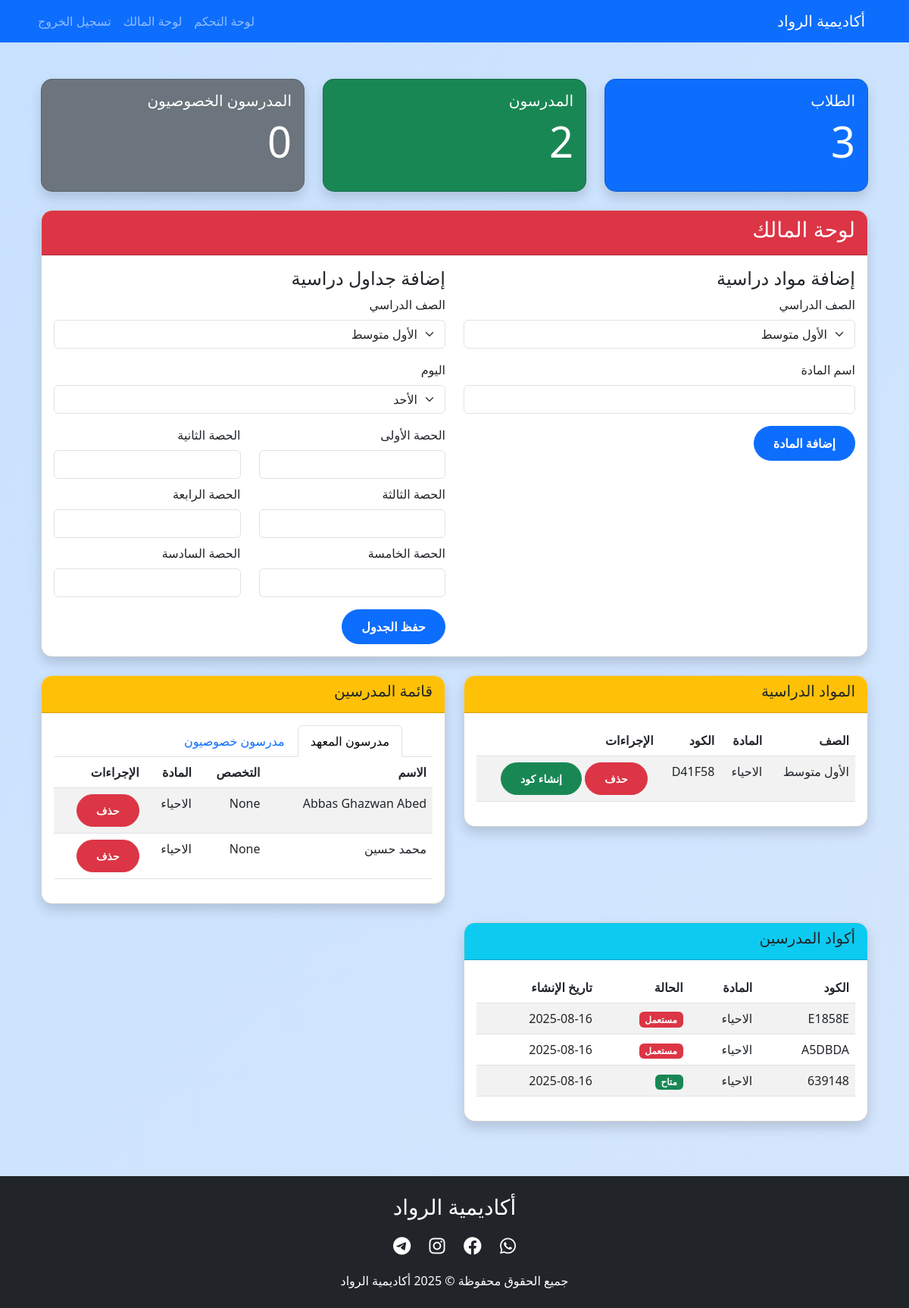
Screenshot of /owner (signed in) with the database file from the repository.
### app.py (models this page shows, shortened)
class Subject(db.Model):
    id = db.Column(db.Integer, primary_key=True)
    class_level = db.Column(db.String(50), nullable=False)
    name = db.Column(db.String(100), nullable=False)
    code = db.Column(db.String(20), unique=True, nullable=False, default='')

class User(UserMixin, db.Model):
    id = db.Column(db.Integer, primary_key=True)
    first_name = db.Column(db.String(50), nullable=False)
    last_name = db.Column(db.String(50), nullable=False)
    email = db.Column(db.String(100), unique=True, nullable=False)
    username = db.Column(db.String(50), unique=True, nullable=False)
    password_hash = db.Column(db.String(128), nullable=False)
    user_type = db.Column(db.String(20), nullable=False)
    student_class = db.Column(db.String(50))
    specialization = db.Column(db.String(100))
    hourly_rate = db.Column(db.Float)
    rating = db.Column(db.Float, default=0.0)
    rating_count = db.Column(db.Integer, default=0)
    bio = db.Column(db.Text)
    image = db.Column(db.String(100))
    subject_id = db.Column(db.Integer, db.ForeignKey('subject.id'))
    subject = db.relationship('Subject', backref=db.backref('teachers', lazy=True))

class TeacherCode(db.Model):
    id = db.Column(db.Integer, primary_key=True)
    code = db.Column(db.String(20), unique=True, nullable=False)
    subject_id = db.Column(db.Integer, db.ForeignKey('subject.id'), nullable=False)
    created_at = db.Column(db.DateTime, default=lambda: datetime.now(timezone.utc))
    used = db.Column(db.Boolean, default=False)
    subject = db.relationship('Subject', backref=db.backref('codes', lazy=True))

### app.py (the view, shortened to what this page needs)
@app.route('/owner', methods=['GET', 'POST'])
@login_required
def owner_panel():
    if current_user.user_type != 'owner':
        flash('غير مصرح بالدخول لهذه الصفحة', 'danger')
        return redirect(url_for('dashboard'))
    subject_form = SubjectForm()
    schedule_form = ScheduleForm()
    total_students = User.query.filter_by(user_type='student').count()
    total_teachers = User.query.filter_by(user_type='teacher').count()
    total_tutors = User.query.filter_by(user_type='tutor').count()
    teachers = User.query.filter_by(user_type='teacher').all()
    tutors = User.query.filter_by(user_type='tutor').all()
    subjects = Subject.query.all()
    schedules = Schedule.query.all()
    teacher_codes = TeacherCode.query.all()
    return render_template('owner.html',
                         subject_form=subject_form,
                         schedule_form=schedule_form,
                         teachers=teachers,
                         tutors=tutors,
                         subjects=subjects,
                         schedules=schedules,
                         teacher_codes=teacher_codes,
                         total_students=total_students,
                         total_teachers=total_teachers,
                         total_tutors=total_tutors)

### templates/owner.html (shortened to what this page needs)
{% extends "base.html" %}
{% block content %}
<div class="container mt-5">
    <div class="row mb-4">
        <div class="col-md-4">
            <div class="card bg-primary text-white shadow">
                <div class="card-body">
                    <h5 class="card-title">الطلاب</h5>
                    <p class="display-4">{{ total_students }}</p>
                </div>
            </div>
        </div>
        <div class="col-md-4">
            <div class="card bg-success text-white shadow">
                <div class="card-body">
                    <h5 class="card-title">المدرسون</h5>
                    <p class="display-4">{{ total_teachers }}</p>
                </div>
            </div>
        </div>
        <div class="col-md-4">
            <div class="card bg-secondary text-white shadow">
                <div class="card-body">
                    <h5 class="card-title">المدرسون الخصوصيون</h5>
                    <p class="display-4">{{ total_tutors }}</p>
                </div>
            </div>
        </div>
    </div>
    <div class="card mb-4 shadow">
        <div class="card-header bg-danger text-white">
            <h3>لوحة المالك</h3>
        </div>
        <div class="card-body">
            <div class="row">
                <div class="col-md-6">
                    <h4>إضافة مواد دراسية</h4>
                    <form method="POST">
                        <div class="mb-3">
                            {{ subject_form.class_level.label(class="form-label") }}
                            {{ subject_form.class_level(class="form-select") }}
                        </div>
                        <div class="mb-3">
                            {{ subject_form.subject_name.label(class="form-label") }}
                            {{ subject_form.subject_name(class="form-control") }}
                        </div>
                        <button type="submit" class="btn btn-primary">إضافة المادة</button>
                    </form>
                </div>
                <div class="col-md-6">
                    <h4>إضافة جداول دراسية</h4>
                    <form method="POST">
                        <div class="mb-3">
                            {{ schedule_form.class_level.label(class="form-label") }}
                            {{ schedule_form.class_level(class="form-select") }}
                        </div>
                        <div class="mb-3">
                            {{ schedule_form.day.label(class="form-label") }}
                            {{ schedule_form.day(class="form-select") }}
                        </div>
                        <div class="row mb-2">
                            <div class="col">
                                {{ schedule_form.period1.label(class="form-label") }}
                                {{ schedule_form.period1(class="form-control") }}
                            </div>
                            <div class="col">
                                {{ schedule_form.period2.label(class="form-label") }}
                                {{ schedule_form.period2(class="form-control") }}
                            </div>
                        </div>
                        <div class="row mb-2">
                            <div class="col">
                                {{ schedule_form.period3.label(class="form-label") }}
                                {{ schedule_form.period3(class="form-control") }}
                            </div>
                            <div class="col">
                                {{ schedule_form.period4.label(class="form-label") }}
                                {{ schedule_form.period4(class="form-control") }}
                            </div>
                        </div>
                        <div class="row mb-3">
                            <div class="col">
                                {{ schedule_form.period5.label(class="form-label") }}
                                {{ schedule_form.period5(class="form-control") }}
                            </div>
                            <div class="col">
                                {{ schedule_form.period6.label(class="form-label") }}
                                {{ schedule_form.period6(class="form-control") }}
                            </div>
                        </div>
                        <button type="submit" class="btn btn-primary">حفظ الجدول</button>
                    </form>
                </div>
            </div>
        </div>
    </div>
    <div class="row mt-4">
        <div class="col-md-6">
            <div class="card shadow mb-4">
                <div class="card-header bg-warning">
                    <h5>المواد الدراسية</h5>
                </div>
                <div class="card-body">
                    <div class="table-responsive">
                        <table class="table table-striped">
                            <thead>
                                <tr>
                                    <th>الصف</th>
                                    <th>المادة</th>
                                    <th>الكود</th>
                                    <th>الإجراءات</th>
                                </tr>
                            </thead>
                            <tbody>
                                {% for subject in subjects %}
                                    <tr>
                                        <td>{{ get_class_in_arabic(subject.class_level) }}</td>
                                        <td>{{ subject.name }}</td>
                                        <td>{{ subject.code }}</td>
                                        <td>
                                            <form method="POST" action="{{ url_for('delete_subject', subject_id=subject.id) }}">
                                                <button type="submit" class="btn btn-danger btn-sm me-2">حذف</button>
                                                <button type="button" class="btn btn-success btn-sm"
                                                    onclick="generateCode({{ subject.id }})">إنشاء كود</button>
                                            </form>
                                        </td>
                                    </tr>
                                {% endfor %}
                            </tbody>
                        </table>
                    </div>
                </div>
            </div>
        </div>
        <div class="col-md-6">
            <div class="card shadow">
                <div class="card-header bg-warning">
                    <h5>قائمة المدرسين</h5>
                </div>
                <div class="card-body">
                    <ul class="nav nav-tabs" id="myTab" role="tablist">
                        <li class="nav-item" role="presentation">
                            <button class="nav-link active" id="teachers-tab" data-bs-toggle="tab" data-bs-target="#teachers" type="button" role="tab">مدرسون المعهد</button>
                        </li>
                        <li class="nav-item" role="presentation">
                            <button class="nav-link" id="tutors-tab" data-bs-toggle="tab" data-bs-target="#tutors" type="button" role="tab">مدرسون خصوصيون</button>
                        </li>
                    </ul>
                    <div class="tab-content" id="myTabContent">
                        <div class="tab-pane fade show active" id="teachers" role="tabpanel">
                            <div class="table-responsive">
                                <table class="table table-striped">
                                    <thead>
                                        <tr>
                                            <th>الاسم</th>
                                            <th>التخصص</th>
                                            <th>المادة</th>
                                            <th>الإجراءات</th>
                                        </tr>
                                    </thead>
                                    <tbody>
                                        {% for teacher in teachers %}
                                            <tr>
                                                <td>{{ teacher.first_name }} {{ teacher.last_name }}</td>
                                                <td>{{ teacher.specialization }}</td>
                                                <td>{{ teacher.subject.name if teacher.subject else 'غير معين' }}</td>
                                                <td>
                                                    <form method="POST" action="{{ url_for('delete_teacher', teacher_id=teacher.id) }}">
                                                        <button type="submit" class="btn btn-danger btn-sm">حذف</button>
                                                    </form>
                                                </td>
                                            </tr>
                                        {% endfor %}
                                    </tbody>
                                </table>
                            </div>
                        </div>
                    </div>
                </div>
            </div>
        </div>
    </div>
    <div class="row mt-4">
        <div class="col-md-6">
            <div class="card shadow mb-4">
                <div class="card-header bg-info">
                    <h5>أكواد المدرسين</h5>
                </div>
                <div class="card-body">
                    <div class="table-responsive">
                        <table class="table table-striped">
                            <thead>
                                <tr>
                                    <th>الكود</th>
                                    <th>المادة</th>
                                    <th>الحالة</th>
                                    <th>تاريخ الإنشاء</th>
                                </tr>
                            </thead>
                            <tbody>
                                {% for code in teacher_codes %}
                                    <tr>
                                        <td>{{ code.code }}</td>
                                        <td>{{ code.subject.name }}</td>
                                        <td>
                                            {% if code.used %}
                                                <span class="badge bg-danger">مستعمل</span>
                                            {% else %}
                                                <span class="badge bg-success">متاح</span>
                                            {% endif %}
                                        </td>
                                        <td>{{ code.created_at.strftime('%Y-%m-%d') }}</td>
                                    </tr>
                                {% endfor %}
                            </tbody>
                        </table>
                    </div>
                </div>
            </div>
        </div>
    </div>
</div>
{% endblock %}

### templates/base.html (shortened to what this page needs)
<!DOCTYPE html>
<html lang="ar" dir="rtl">
<head>
    <link href="https://cdn.jsdelivr.net/npm/bootstrap@5.3.0/dist/css/bootstrap.min.css" rel="stylesheet">
    <link rel="stylesheet" href="https://cdnjs.cloudflare.com/ajax/libs/font-awesome/6.0.0/css/all.min.css">
    <link rel="stylesheet" href="https://cdnjs.cloudflare.com/ajax/libs/animate.css/4.1.1/animate.min.css">
</head>
<body>
    <nav class="navbar navbar-expand-lg navbar-dark bg-primary">
        <div class="container">
            <a class="navbar-brand" href="/">أكاديمية الرواد</a>
            <div class="collapse navbar-collapse" id="navbarNav">
                <ul class="navbar-nav me-auto">
                    {% if current_user.is_authenticated %}
                        <li class="nav-item">
                            <a class="nav-link" href="{{ url_for('dashboard') }}">لوحة التحكم</a>
                        </li>
                        {% if current_user.user_type == 'owner' %}
                            <li class="nav-item">
                                <a class="nav-link" href="{{ url_for('owner_panel') }}">لوحة المالك</a>
                            </li>
                        {% endif %}
                        <li class="nav-item">
                            <a class="nav-link" href="{{ url_for('logout') }}">تسجيل الخروج</a>
                        </li>
                    {% endif %}
                </ul>
            </div>
        </div>
    </nav>
    <div class="container mt-4">
        {% block content %}{% endblock %}
    </div>
    <footer class="bg-dark text-white text-center py-4 mt-5">
        <div class="container">
            <h3>أكاديمية الرواد</h3>
            <div class="social-icons my-3">
                <a href="https://wa.me/9647708265111" target="_blank"><i class="fab fa-whatsapp"></i></a>
                <a href="https://www.facebook.com/share/169TUSx9Sg/?mibextid=LQQJ4d" target="_blank"><i class="fab fa-facebook"></i></a>
                <a href="https://instagram.com/academy" target="_blank"><i class="fab fa-instagram"></i></a>
                <a href="https://t.me/nn7nnb" target="_blank"><i class="fab fa-telegram"></i></a>
            </div>
            <p class="mb-0">جميع الحقوق محفوظة © 2025 أكاديمية الرواد</p>
        </div>
    </footer>
</body>
</html>

### rows the page displays
Subject: class_level "الأول متوسط", name "الاحياء", code "D41F58"
User: first_name "Abbas Ghazwan", last_name "Abed", specialization "None", subject "الاحياء"
User: first_name "محمد", last_name "حسين", specialization "None", subject "الاحياء"
TeacherCode: code "E1858E", subject.name "الاحياء", used "مستعمل", created_at "2025-08-16"
TeacherCode: code "A5DBDA", subject.name "الاحياء", used "مستعمل", created_at "2025-08-16"
TeacherCode: code "639148", subject.name "الاحياء", used "متاح", created_at "2025-08-16"

### other values shown
{{ total_students }} "3"
{{ total_teachers }} "2"
{{ total_tutors }} "0"
{{ subject_form.class_level.label(class="form-label") }} "الصف الدراسي"
{{ subject_form.subject_name.label(class="form-label") }} "اسم المادة"
{{ schedule_form.class_level.label(class="form-label") }} "الصف الدراسي"
{{ schedule_form.day.label(class="form-label") }} "اليوم"
{{ schedule_form.period1.label(class="form-label") }} "الحصة الأولى"
{{ schedule_form.period2.label(class="form-label") }} "الحصة الثانية"
{{ schedule_form.period3.label(class="form-label") }} "الحصة الثالثة"
{{ schedule_form.period4.label(class="form-label") }} "الحصة الرابعة"
{{ schedule_form.period5.label(class="form-label") }} "الحصة الخامسة"
{{ schedule_form.period6.label(class="form-label") }} "الحصة السادسة"
